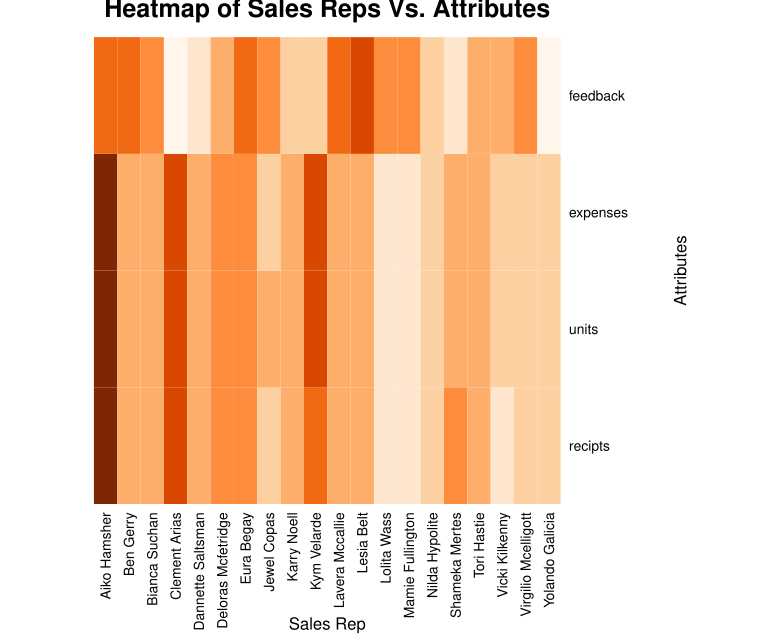

Recreate this plot in R.
fname <- file.choose()
sales <- read.csv(fname, stringsAsFactors = F, header = T)

recipts <- tapply(sales$recipt, list(sales$sales.rep), sum)
units <- tapply(sales$units.sold, list(sales$sales.rep), sum)
expenses <- tapply(sales$expenses, list(sales$sales.rep), sum)       
feedback <- tapply(sales$rep.feedback, list(sales$sales.rep), mean)

options(scipen = 99)
M1 <- rbind(recipts, units, expenses, feedback)
M2 <- cbind(recipts, units, expenses, feedback)
M1
M2

# Heatmap
install.packages("RColorBrewer")
library(RColorBrewer)
par(mar=c(4,4,4,4))
matrix_M1 <- as.matrix(M1)
heatmap_M1 <- heatmap(matrix_M1, Rowv = NA, Colv = NA, col= brewer.pal(9, "Oranges")
                      , scale = "row", margins = c(8,8), xlab = "Sales Rep", ylab="Attributes"
                      , main = "Heatmap of Sales Reps Vs. Attributes", cexRow = 1)

# Chernoff Faces
install.packages("aplpack")
library(aplpack)
par(mar=c(4,4,4,4))
faces(M2, cex = 0.8, face.type =2, main = "Performance of Sales Representatives")

# Star Charts
par(mar=c(4,4,4,4))
coul = brewer.pal(12, "Paired")
coul = colorRampPalette(coul)(25) 
stars(M2, flip.labels = F, draw.segments = F, scale = TRUE, cex = 0.75
      , col.stars = coul, main = "Star Plot for Sales Representatives")

# Parallel Coordinates Plot
install.packages("lattice")
library(lattice)

sales_colors <- c()
for (i in 1:length(sales$recipt)) {
  
  if (sales$recipt[i] > mean(sales$recipt)) {
    col <- "red"
  } else {
    col <- "blue"
  }
  sales_colors <- c(sales_colors, col)
}

parallelplot(M2, horizontal.axis=F, col=sales_colors
         , main = "Parallel Coordinates Plot for Sales Reps Vs. Total recipts"
         , legend=unique(sales_colors), lty=1)
